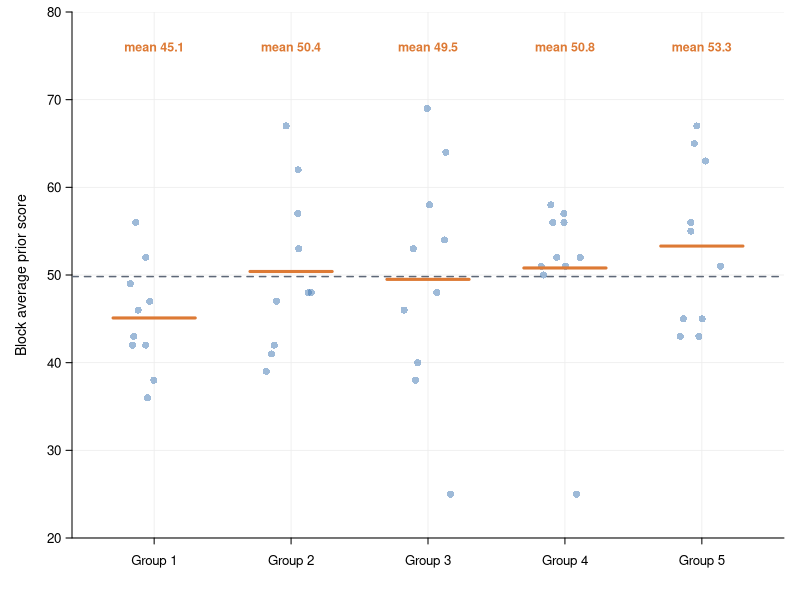
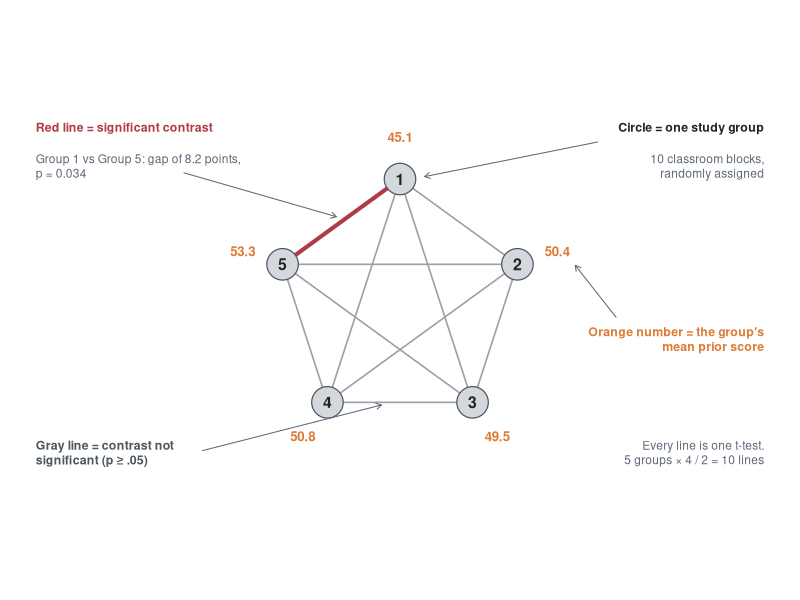
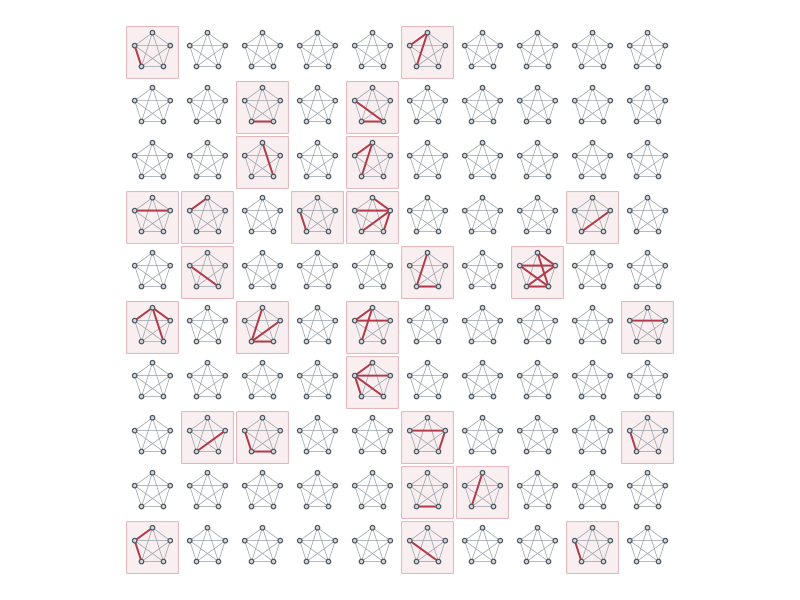
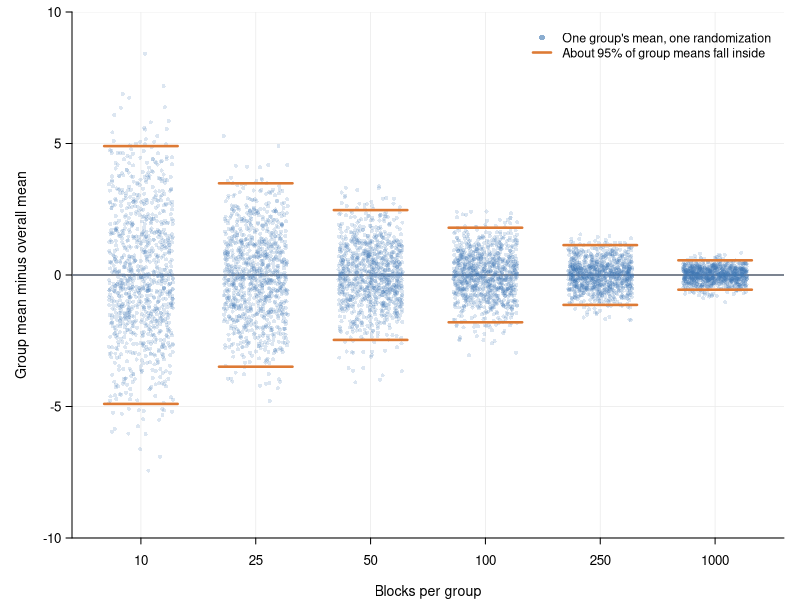
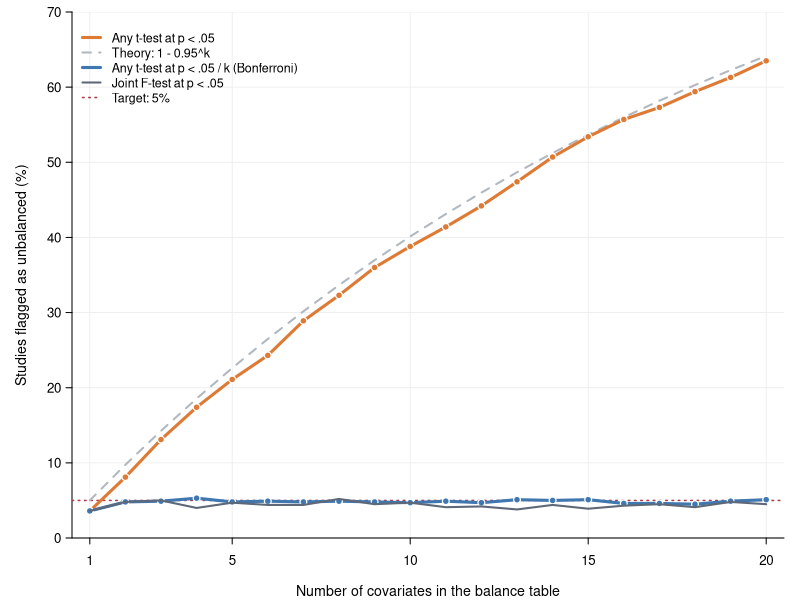

Here is the R script that generated these plots, in order:
## ---- chunk 1
knitr::opts_chunk$set(
  echo = FALSE, message = FALSE, warning = FALSE,
  dev = "png", dpi = 200, fig.retina = 1,
  fig.width = 6.5, fig.height = 3.2
)

# ---- palette and plot scaffolding --------------------------------------------

blue   <- "#3f77b1"
orange <- "#dd7a35"
slate  <- "#5e6878"
red    <- "#b23a48"
light  <- "#b1b8bf"
gridc  <- "#ececec"

fig_par <- function() {
  par(mar = c(3.1, 3.6, 0.6, 0.8), mgp = c(2.1, 0.55, 0), las = 1,
      tcl = -0.3, cex.axis = 0.8, cex.lab = 0.85, bty = "l")
}

# Empty plot with light gridlines, left/bottom axes only.
# Pass xat + xlabels for a categorical x-axis.
fig_frame <- function(xlim, ylim, xlab, ylab, yat = pretty(ylim),
                      xat = NULL, xlabels = NULL) {
  fig_par()
  plot(NA, xlim = xlim, ylim = ylim, xlab = xlab, ylab = ylab,
       axes = FALSE, xaxs = "i", yaxs = "i")
  abline(h = yat, col = gridc, lwd = 0.8)
  if (is.null(xlabels)) {
    xt <- pretty(xlim)
    abline(v = xt, col = gridc, lwd = 0.8)
    axis(1, at = xt, lwd = 0, lwd.ticks = 1)
  } else {
    abline(v = xat, col = gridc, lwd = 0.8)
    axis(1, at = xat, labels = xlabels, lwd = 0, lwd.ticks = 1)
  }
  axis(2, at = yat, lwd = 0, lwd.ticks = 1)
  box(bty = "l")
}

dot <- function(x, y, col, cex = 1.5) {
  points(x, y, pch = 21, bg = col, col = "white", cex = cex, lwd = 1.2)
}

legend_tl <- function(labels, cols, lty = 1, lwd = 3, pch = NA, pt.bg = NA,
                      where = "topleft") {
  legend(where, legend = labels, col = cols, lty = lty, lwd = lwd,
         pch = pch, pt.bg = pt.bg, bty = "n", cex = 0.75, seg.len = 1.6,
         inset = c(0.01, 0.02))
}

# ---- formatting helpers for inline numbers and HTML tables ---------------------

pct  <- function(x, d = 0) paste0(formatC(100 * x, format = "f", digits = d), "%")
num  <- function(x, d = 1) formatC(x, format = "f", digits = d, big.mark = ",")
pval <- function(p) ifelse(p < 0.001, "&lt; 0.001", formatC(p, format = "f", digits = 3))

# Emit a raw HTML block from inside an R chunk (use with results = "asis").
html <- function(...) cat("\n```{=html}\n", ..., "\n```\n", sep = "")
## ---- chunk 2
# ---- shared simulation functions (shown again in the code boxes below) ---------

# Random assignment: shuffle equal numbers of each group label across the blocks.
assign_groups <- function(n.blocks, n.groups = 5) {
  sample(rep(paste("Group", 1:n.groups), length.out = n.blocks))
}

# Every pairwise t-test between groups: n(n - 1) / 2 contrasts.
pairwise_tests <- function(y, group) {
  pairs <- combn(sort(unique(group)), 2)
  data.frame(
    g1      = pairs[1, ],
    g2      = pairs[2, ],
    diff    = apply(pairs, 2, function(p) mean(y[group == p[1]]) - mean(y[group == p[2]])),
    p.value = apply(pairs, 2, function(p) t.test(y[group == p[1]], y[group == p[2]])$p.value)
  )
}
## ---- chunk 3
# ---- Part 1: five groups of ten blocks -----------------------------------------

set.seed(2026)
blocks <- data.frame(block = 1:50, score = round(rnorm(50, mean = 50, sd = 10)))

# One randomization to look at closely. We search for the first seed whose draw
# contains exactly one significant contrast, so the example shows a false alarm.
seed <- 1
repeat {
  set.seed(seed)
  blocks$group <- assign_groups(50)
  tests <- pairwise_tests(blocks$score, blocks$group)
  if (sum(tests$p.value < 0.05) == 1) break
  seed <- seed + 1
}
group.means <- tapply(blocks$score, blocks$group, mean)
sig.row     <- tests[tests$p.value < 0.05, ]

# The same randomization repeated 5,000 times.
set.seed(1)
n.sig <- replicate(5000, {
  group <- assign_groups(50)
  sum(pairwise_tests(blocks$score, group)$p.value < 0.05)
})
# Keep the full results of the first 100 lotteries to draw as a grid.
set.seed(100)
grid.tests <- replicate(100, simplify = FALSE,
                        pairwise_tests(blocks$score, assign_groups(50)))
grid.any   <- sapply(grid.tests, function(t) any(t$p.value < 0.05))

avg.sig  <- mean(n.sig)
any.sig  <- mean(n.sig > 0)
dist.sig <- table(factor(pmin(n.sig, 3), levels = 0:3)) / length(n.sig)
## ---- chunk 4
# ---- Part 1b: the same design with larger groups -------------------------------

sizes <- c(10, 25, 50, 100, 250, 1000)          # blocks per group

converge <- lapply(sizes, function(n) {
  set.seed(n)
  score <- rnorm(5 * n, mean = 50, sd = 10)      # a population of 5n blocks
  sims <- replicate(1000, {
    group <- assign_groups(5 * n)
    means <- tapply(score, group, mean) - mean(score)
    c(gap = max(means) - min(means),
      any.sig = any(pairwise_tests(score, group)$p.value < 0.05),
      means)
  })
  list(n = n, gap = mean(sims["gap", ]), any.sig = mean(sims["any.sig", ]),
       se = sd(score) / sqrt(n),
       deviations = as.vector(sims[-(1:2), 1:200]))  # group means from 200 draws
})
conv <- do.call(rbind, lapply(converge, function(x)
  data.frame(n = x$n, gap = x$gap, se = x$se, any.sig = x$any.sig)))
## ---- chunk 5
# ---- Part 2: treatment vs control, 1 to 20 covariates --------------------------

# One simulated study population: n students and 20 baseline attributes.
make_students <- function(n) {
  data.frame(
    mother.educ     = rnorm(n, 13, 2.5),          # years of schooling
    father.educ     = rnorm(n, 13, 2.8),
    family.income   = rlnorm(n, log(55), 0.6),    # $1,000s
    black           = rbinom(n, 1, 0.15),
    hispanic        = rbinom(n, 1, 0.25),
    asian           = rbinom(n, 1, 0.06),
    female          = rbinom(n, 1, 0.50),
    free.lunch      = rbinom(n, 1, 0.45),
    english.learner = rbinom(n, 1, 0.10),
    special.ed      = rbinom(n, 1, 0.13),
    prior.math      = rnorm(n, 50, 10),
    prior.reading   = rnorm(n, 50, 10),
    age.months      = rnorm(n, 120, 4),
    days.absent     = rpois(n, 8),
    household.size  = 2 + rpois(n, 2),
    single.parent   = rbinom(n, 1, 0.30),
    changed.school  = rbinom(n, 1, 0.12),
    books.at.home   = rpois(n, 40),
    homework.hours  = rgamma(n, 2, 0.4),
    preschool       = rbinom(n, 1, 0.60)
  )
}

set.seed(2026)
studies <- replicate(1000, simplify = FALSE, {
  students <- make_students(200)
  treat    <- sample(rep(0:1, each = 100))       # 100 treated, 100 controls

  # one t-test per covariate
  p <- sapply(students, function(x) t.test(x[treat == 1], x[treat == 0])$p.value)

  # omnibus alternative: regress treatment on the first k covariates, joint F-test
  f.p <- sapply(1:20, function(k) {
    f <- summary(lm(treat ~ ., data = students[1:k]))$fstatistic
    pf(f[1], f[2], f[3], lower.tail = FALSE)
  })
  list(p = p, f.p = f.p)
})

P  <- t(sapply(studies, `[[`, "p"))    # 1,000 studies x 20 covariates
FP <- t(sapply(studies, `[[`, "f.p"))  # 1,000 studies x 20 joint tests

k <- 1:20
n.sig.k  <- lapply(k, function(j) rowSums(P[, 1:j, drop = FALSE] < 0.05))
n.bonf.k <- lapply(k, function(j) rowSums(P[, 1:j, drop = FALSE] < 0.05 / j))

results <- data.frame(
  k        = k,
  any.sig  = sapply(n.sig.k, function(x) mean(x > 0)),
  avg.sig  = sapply(n.sig.k, mean),
  expected = 1 - 0.95^k,
  bonf     = sapply(n.bonf.k, function(x) mean(x > 0)),
  joint.F  = colMeans(FP < 0.05)
)
## ---- chunk 6
# ---- One study for the demo balance table (5 covariates) -----------------------

# Search for the first seed whose table has exactly one row significant at .05
# that does not survive the Bonferroni threshold of .05 / 5 = .01.
demo.vars <- c("mother.educ", "family.income", "black", "free.lunch", "prior.math")
seed <- 1
repeat {
  set.seed(seed)
  students <- make_students(200)[demo.vars]
  treat    <- sample(rep(0:1, each = 100))
  demo <- data.frame(
    treat.mean = sapply(students, function(x) mean(x[treat == 1])),
    ctrl.mean  = sapply(students, function(x) mean(x[treat == 0])),
    p.value    = sapply(students, function(x) t.test(x[treat == 1], x[treat == 0])$p.value)
  )
  if (sum(demo$p.value < 0.05) == 1 && all(demo$p.value >= 0.01)) break
  seed <- seed + 1
}

# Joint F-test: do the five covariates together predict treatment assignment?
demo.f   <- summary(lm(treat ~ ., data = students))$fstatistic
demo.f.p <- pf(demo.f[1], demo.f[2], demo.f[3], lower.tail = FALSE)
## ---- chunk 7
# ---- figure functions ----------------------------------------------------------

fig_one_draw <- function() {
  set.seed(11)
  gx <- as.integer(sub("Group ", "", blocks$group))
  fig_frame(c(0.4, 5.6), c(20, 80), "", "Block average prior score",
            yat = seq(20, 80, 10), xat = 1:5, xlabels = names(group.means))
  abline(h = mean(blocks$score), col = slate, lty = 2, lwd = 1.5)
  points(gx + runif(50, -0.18, 0.18), blocks$score, pch = 16,
         col = adjustcolor(blue, 0.5), cex = 0.95)
  segments(1:5 - 0.3, group.means, 1:5 + 0.3, group.means, col = orange, lwd = 3)
  text(1:5, 76, paste("mean", num(group.means)), cex = 0.75, col = orange, font = 2)
}

# ---- contrast diagrams: 5 groups as a pentagon, 10 contrasts as its sides and star ----

gray.edge <- "#9aa1a9"
node.fill <- "#d4d7db"

# Node positions: Group 1 at the top, then clockwise.
k5_xy <- function(cx = 0, cy = 0, r = 1) {
  a <- (90 - 72 * (0:4)) * pi / 180
  cbind(x = cx + r * cos(a), y = cy + r * sin(a))
}

# Draw the 10 contrasts of one lottery: gray if p >= .05, red if p < .05.
draw_k5 <- function(tests, cx = 0, cy = 0, r = 1, lwd = c(1.6, 4), node.cex = 4.2,
                    node.labels = TRUE) {
  xy  <- k5_xy(cx, cy, r)
  i1  <- as.integer(sub("Group ", "", tests$g1))
  i2  <- as.integer(sub("Group ", "", tests$g2))
  sig <- tests$p.value < 0.05
  ord <- order(sig)                                # draw red lines on top
  segments(xy[i1[ord], 1], xy[i1[ord], 2], xy[i2[ord], 1], xy[i2[ord], 2],
           col = ifelse(sig[ord], red, gray.edge), lwd = ifelse(sig[ord], lwd[2], lwd[1]))
  points(xy, pch = 21, bg = node.fill, col = "#4d565f", cex = node.cex, lwd = 1.2)
  if (node.labels) text(xy, labels = 1:5, cex = 0.95, font = 2, col = "#1f2429")
  invisible(xy)
}

fig_k5_big <- function() {
  par(mar = c(0, 0, 0, 0))
  plot(NA, xlim = c(-3, 3), ylim = c(-1.62, 1.66), asp = 1, axes = FALSE, xlab = "", ylab = "")
  xy <- draw_k5(tests)

  # group means just outside each node
  lab.xy <- k5_xy(r = 1.34)
  text(lab.xy, labels = num(group.means), cex = 0.8, font = 2, col = orange)

  note <- function(x, y, label, adj) text(x, y, label, adj = adj, cex = 0.72, col = slate)
  pointer <- function(x0, y0, x1, y1) arrows(x0, y0, x1, y1, length = 0.06, col = slate, lwd = 1)

  # the significant contrast (left, top)
  s  <- tests[tests$p.value < 0.05, ][1, ]
  i1 <- as.integer(sub("Group ", "", s$g1)); i2 <- as.integer(sub("Group ", "", s$g2))
  mid <- colMeans(xy[c(i1, i2), ])
  text(-2.95, 1.42, "Red line = significant contrast", adj = c(0, 0.5), cex = 0.74,
       col = red, font = 2)
  note(-2.95, 1.2, paste0(s$g1, " vs ", s$g2, ": gap of ", num(abs(s$diff)),
                          " points,\np = ", pval(s$p.value)), adj = c(0, 1))
  pointer(-1.75, 1.05, mid[1] - 0.04, mid[2] + 0.04)

  # a non-significant contrast (left, bottom): the bottom side, 3 vs 4
  text(-2.95, -1.12, "Gray line = contrast not\nsignificant (p ≥ .05)", adj = c(0, 1),
       cex = 0.74, col = "#4d565f", font = 2)
  pointer(-1.6, -1.2, -0.15, -0.83)

  # a node (right, top)
  text(2.95, 1.42, "Circle = one study group", adj = c(1, 0.5), cex = 0.74,
       col = "#1f2429", font = 2)
  note(2.95, 1.2, "10 classroom blocks,\nrandomly assigned", adj = c(1, 1))
  pointer(1.6, 1.3, 0.2, 1.02)

  # a mean label (right, middle)
  text(2.95, -0.2, "Orange number = the group's\nmean prior score", adj = c(1, 1),
       cex = 0.74, col = orange, font = 2)
  pointer(1.75, -0.12, 1.42, 0.3)

  # the count (right, bottom)
  note(2.95, -1.12, "Every line is one t-test.\n5 groups × 4 / 2 = 10 lines", adj = c(1, 1))
}

fig_k5_grid <- function() {
  par(mar = c(0, 0, 0, 0))
  plot(NA, xlim = c(0.45, 10.55), ylim = c(-10.55, -0.45), asp = 1, axes = FALSE,
       xlab = "", ylab = "")
  for (j in seq_along(grid.tests)) {
    col <- (j - 1) %% 10 + 1; row <- (j - 1) %/% 10 + 1
    if (grid.any[j]) rect(col - 0.47, -row - 0.47, col + 0.47, -row + 0.47,
                          col = adjustcolor(red, 0.08), border = adjustcolor(red, 0.45), lwd = 0.8)
    draw_k5(grid.tests[[j]], cx = col, cy = -row + 0.02, r = 0.34, lwd = c(0.7, 1.9),
            node.cex = 0.6, node.labels = FALSE)
  }
}

fig_converge <- function() {
  fig_frame(c(0.4, 6.6), c(-10, 10), "Blocks per group", "Group mean minus overall mean",
            yat = seq(-10, 10, 5), xat = seq_along(sizes), xlabels = sizes)
  abline(h = 0, col = slate, lwd = 1.5)
  set.seed(3)
  for (i in seq_along(converge)) {
    d <- converge[[i]]$deviations
    points(i + runif(length(d), -0.28, 0.28), d, pch = 16,
           col = adjustcolor(blue, 0.18), cex = 0.55)
    segments(i - 0.32, c(-2, 2) * converge[[i]]$se * sqrt(4 / 5),
             i + 0.32, c(-2, 2) * converge[[i]]$se * sqrt(4 / 5), col = orange, lwd = 2.5)
  }
  legend_tl(c("One group's mean, one randomization", "About 95% of group means fall inside"),
            c(adjustcolor(blue, 0.6), orange), lty = c(NA, 1), lwd = c(NA, 2.5),
            pch = c(16, NA), where = "topright")
}

fig_covariates <- function() {
  fig_frame(c(0.5, 20.5), c(0, 70), "Number of covariates in the balance table",
            "Studies flagged as unbalanced (%)", yat = seq(0, 70, 10),
            xat = c(1, 5, 10, 15, 20), xlabels = c(1, 5, 10, 15, 20))
  abline(h = 5, col = red, lty = 3, lwd = 1.5)
  lines(k, 100 * results$expected, col = light, lwd = 2, lty = 2)
  lines(k, 100 * results$any.sig, col = orange, lwd = 3); dot(k, 100 * results$any.sig, orange, cex = 0.9)
  lines(k, 100 * results$bonf, col = blue, lwd = 3);      dot(k, 100 * results$bonf, blue, cex = 0.9)
  lines(k, 100 * results$joint.F, col = slate, lwd = 2)
  legend_tl(c("Any t-test at p < .05", "Theory: 1 - 0.95^k",
              "Any t-test at p < .05 / k (Bonferroni)", "Joint F-test at p < .05",
              "Target: 5%"),
            c(orange, light, blue, slate, red), lty = c(1, 2, 1, 1, 3),
            lwd = c(3, 2, 3, 2, 1.5))
}
## ---- chunk 8
fig_one_draw()
## ---- chunk 9
rows <- paste0("<tr><td class=\"l\">", names(group.means), "</td><td>", num(group.means),
               "</td><td>", num(group.means - mean(blocks$score)), "</td></tr>", collapse = "\n")
html('<div class="table-scroll"><table class="num-table">',
     '<caption>Group means after one lottery</caption>',
     '<thead><tr><th>Study group</th><th>Mean prior score</th><th>Gap from overall mean</th></tr></thead>',
     '<tbody>', rows, '</tbody></table></div>')
## ---- chunk 10
g <- c(2, 3, 4, 5, 6, 10)
cc <- g * (g - 1) / 2
rows <- paste0("<tr", ifelse(g == 5, ' class="flag"', ""), "><td class=\"l\">", g, "</td><td>", cc,
               "</td><td>", num(0.05 * cc, 2), "</td></tr>", collapse = "\n")
html('<div class="table-scroll"><table class="num-table">',
     '<caption>Contrasts grow with the square of the number of groups</caption>',
     '<thead><tr><th>Groups</th><th>Pairwise contrasts</th>',
     '<th>Contrasts expected to be significant by chance at <span class="m">α = .05</span></th></tr></thead>',
     '<tbody>', rows, '</tbody></table></div>')
## ---- chunk 11
fig_k5_big()
## ---- chunk 12
flag <- tests$p.value < 0.05
rows <- paste0("<tr", ifelse(flag, ' class="flag"', ""), "><td class=\"l\">", tests$g1, " vs ",
               tests$g2, "</td><td>", num(tests$diff), "</td><td", ifelse(flag, ' class="hi"', ""),
               ">", pval(tests$p.value), "</td></tr>", collapse = "\n")
html('<div class="table-scroll"><table class="num-table">',
     '<caption>The same 10 contrasts as a table</caption>',
     '<thead><tr><th>Contrast</th><th>Difference in means</th><th>p-value</th></tr></thead>',
     '<tbody>', rows, '</tbody></table></div>')
## ---- chunk 13
fig_k5_grid()
## ---- chunk 14
labs <- c("0", "1", "2", "3 or more")
rows <- paste0("<tr><td class=\"l\">", labs, "</td><td>", pct(as.numeric(dist.sig), 1),
               "</td></tr>", collapse = "\n")
html('<div class="table-scroll"><table class="num-table">',
     '<caption>Significant contrasts per lottery, 5,000 lotteries</caption>',
     '<thead><tr><th>Number significant (of 10)</th><th>Share of lotteries</th></tr></thead>',
     '<tbody>', rows, '</tbody></table></div>')
## ---- chunk 15
fig_converge()
## ---- chunk 16
rows <- paste0("<tr><td class=\"l\">", conv$n, "</td><td>", num(conv$se, 2), "</td><td class=\"ok\">",
               num(conv$gap, 2), "</td><td>", pct(conv$any.sig), "</td></tr>", collapse = "\n")
html('<div class="table-scroll"><table class="num-table">',
     '<caption>Five groups, 1,000 lotteries at each size</caption>',
     '<thead><tr><th>Blocks per group</th><th>Standard error of a group mean</th>',
     '<th>Average gap, highest minus lowest group mean</th>',
     '<th>Lotteries with at least one significant contrast</th></tr></thead>',
     '<tbody>', rows, '</tbody></table></div>')
## ---- chunk 17
demo.lab <- c("Mother's education (years)", "Family income ($1,000s)", "Black = 1",
              "Free or reduced-price lunch = 1", "Prior math score")
demo.dig <- c(1, 1, 2, 2, 1)
demo.short <- c("mother's education", "family income", "the share of Black students",
                "free or reduced-price lunch eligibility", "prior math scores")
star <- ifelse(demo$p.value < 0.05, "*", "")
rows <- paste0("<tr", ifelse(star == "*", ' class="flag"', ""), "><td class=\"l\">", demo.lab,
               "</td><td>", mapply(num, demo$treat.mean, demo.dig), "</td><td>",
               mapply(num, demo$ctrl.mean, demo.dig), "</td><td>",
               mapply(num, demo$treat.mean - demo$ctrl.mean, demo.dig), "</td><td",
               ifelse(star == "*", ' class="hi"', ""), ">", formatC(demo$p.value, format = "f", digits = 3),
               star, "</td></tr>", collapse = "\n")
html('<div class="table-scroll"><table class="num-table pub">',
     '<caption>Table 1. Balance between treatment and control students at baseline</caption>',
     '<thead><tr><th>Student characteristic</th><th>Treatment<br>(N = 100)</th>',
     '<th>Control<br>(N = 100)</th><th>Difference</th><th>p-value</th></tr></thead>',
     '<tbody>', rows, '</tbody>',
     '<tfoot><tr><td class="l" colspan="4">Joint F-test of all five characteristics, F(',
     demo.f[2], ', ', demo.f[3], ') = ', num(demo.f[1], 2), '</td><td>',
     formatC(demo.f.p, format = "f", digits = 3), '</td></tr></tfoot></table>',
     '<p class="tnote"><em>Source:</em> simulated data.<br>* Significant at the 5 percent level.<br>',
     'The joint F-test regresses the treatment indicator on all five characteristics and tests whether ',
     'they jointly predict assignment.</p></div>')
## ---- chunk 18
cov.desc <- c(
  "Mother's education (years)", "Father's education (years)", "Family income ($1,000s)",
  "Black (0/1)", "Hispanic (0/1)", "Asian (0/1)", "Female (0/1)",
  "Free or reduced-price lunch (0/1)", "English learner (0/1)", "Special education (0/1)",
  "Prior math score", "Prior reading score", "Age (months)", "Days absent last year",
  "Household size", "Single-parent household (0/1)", "Changed schools last year (0/1)",
  "Books at home", "Homework hours per week", "Attended preschool (0/1)")
half <- 10
rows <- paste0("<tr><td class=\"l\">", 1:half, ". ", cov.desc[1:half], "</td><td class=\"l\">",
               (half + 1):20, ". ", cov.desc[(half + 1):20], "</td></tr>", collapse = "\n")
html('<div class="table-scroll"><table class="num-table">',
     '<caption>Baseline covariates</caption>',
     '<thead><tr><th>Covariates 1&ndash;10</th><th style="text-align:left">Covariates 11&ndash;20</th></tr></thead>',
     '<tbody>', rows, '</tbody></table></div>')
## ---- chunk 19
fig_covariates()
## ---- chunk 20
show <- results
rows <- paste0("<tr", ifelse(show$k %in% c(1, 5, 10, 20), ' class="flag"', ""), "><td class=\"l\">",
               show$k, "</td><td class=\"hi\">", pct(show$any.sig, 1), "</td><td>",
               pct(show$expected, 1), "</td><td>", num(show$avg.sig, 2), "</td><td class=\"ok\">",
               pct(show$bonf, 1), "</td><td>", pct(show$joint.F, 1), "</td></tr>", collapse = "\n")
html('<div class="table-scroll"><table class="num-table">',
     '<caption>1,000 randomized studies per row, 100 treated and 100 controls</caption>',
     '<thead><tr><th>Covariates tested (<span class="m"><i>k</i></span>)</th>',
     '<th>Studies with any difference at p &lt; .05</th>',
     '<th>Theory: <span class="m">1 &minus; 0.95<sup><i>k</i></sup></span></th>',
     '<th>Average number of significant differences</th>',
     '<th>Studies with any difference, Bonferroni (p &lt; .05 / <span class="m"><i>k</i></span>)</th>',
     '<th>Studies failing joint F-test (p &lt; .05)</th></tr></thead>',
     '<tbody>', rows, '</tbody></table></div>')
